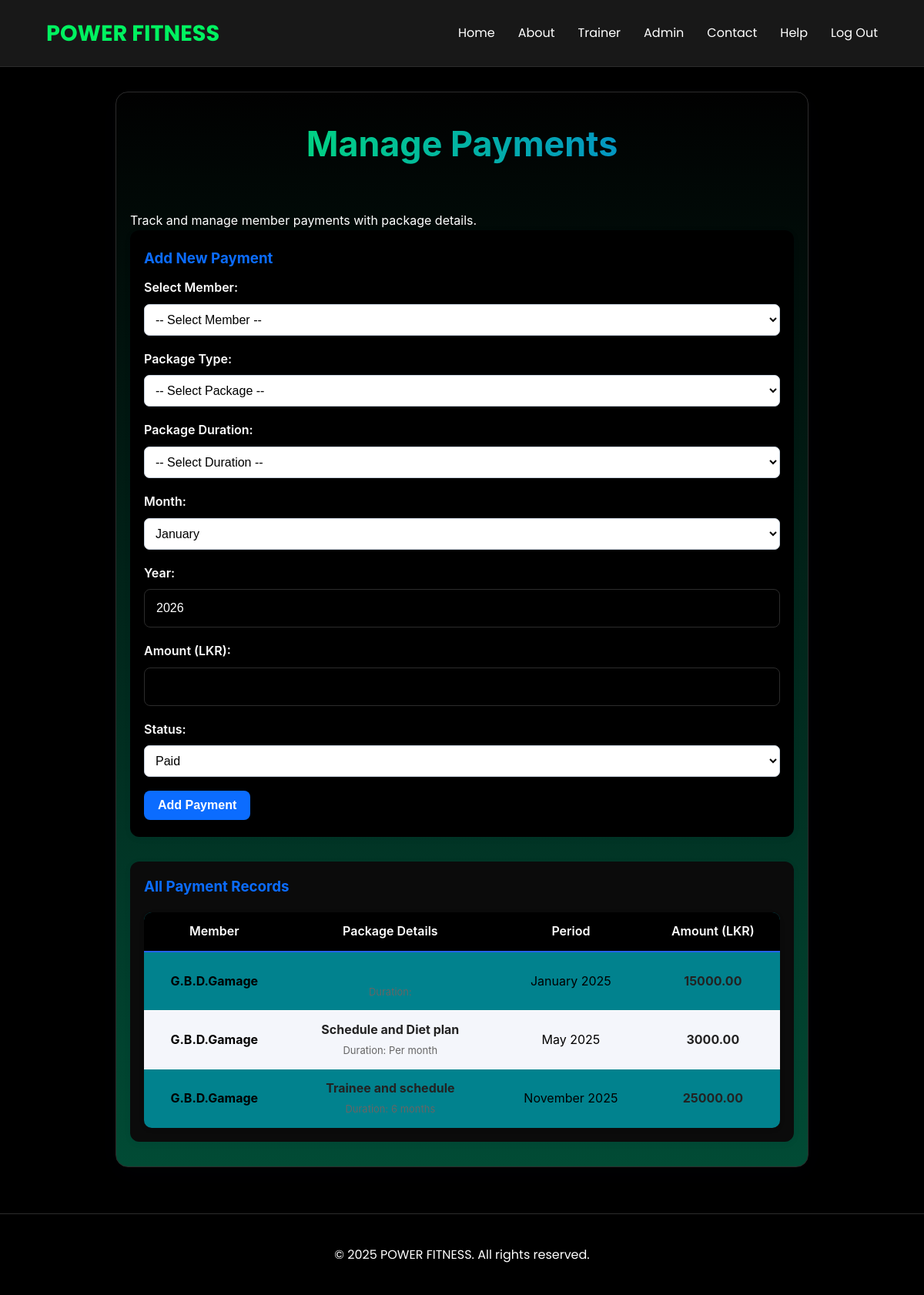
Screenshot of /manage_payments.php with the database file from the repository.
### tables this page shows
CREATE TABLE `payments` (
  `payment_id` int(11) NOT NULL,
  `user_id` int(11) NOT NULL,
  `package_type` varchar(50) DEFAULT NULL,
  `package_duration` varchar(20) DEFAULT NULL,
  `month` varchar(20) NOT NULL,
  `year` int(11) NOT NULL,
  `amount` decimal(10,2) NOT NULL,
  `status` enum('Paid','Pending') DEFAULT 'Pending'
);

CREATE TABLE `users` (
  `user_id` int(11) NOT NULL,
  `full_name` varchar(100) NOT NULL,
  `email` varchar(100) NOT NULL,
  `password_hash` varchar(255) NOT NULL,
  `phone` varchar(15) DEFAULT NULL,
  `role` enum('member','trainer','admin') NOT NULL DEFAULT 'member',
  `created_at` timestamp NOT NULL DEFAULT current_timestamp(),
  `address` varchar(255) DEFAULT NULL,
  `weight` decimal(5,2) DEFAULT NULL,
  `height` decimal(5,2) DEFAULT NULL
);

### manage_payments.php (the view, shortened to what this page needs)
<?php
include 'db.php';
?>
<!DOCTYPE html>
<html lang="en">
<head>
    <link rel="stylesheet" href="style.css">
</head>
<body>
    <?php include 'header.php'; ?>
    <main>
        <section class="admin-page">
            <h2>Manage Payments</h2>
            <p>Track and manage member payments with package details.</p>
            <div class="form-section">
                <h3>Add New Payment</h3>
                <form method="POST">
                    <div class="form-group">
                        <label for="member_id">Select Member:</label>
                        <select name="member_id" required>
                            <option value="">-- Select Member --</option>
                        </select>
                    </div>
                    <div class="form-group">
                        <label for="package_type">Package Type:</label>
                        <select name="package_type" id="package_type" required>
                            <option value="">-- Select Package --</option>
                        </select>
                    </div>
                    <div class="form-group">
                        <label for="package_duration">Package Duration:</label>
                        <select name="package_duration" id="package_duration" required>
                            <option value="">-- Select Duration --</option>
                        </select>
                    </div>
                    <div class="form-group">
                        <label for="month">Month:</label>
                        <select name="month" required>
                            <?php
                            $months = [
                                "January","February","March","April","May","June",
                                "July","August","September","October","November","December"
                            ];
                            foreach ($months as $month) {
                                echo "<option value='$month'>$month</option>";
                            }
                            ?>
                        </select>
                    </div>
                    <div class="form-group">
                        <label for="year">Year:</label>
                        <input type="number" name="year" min="2020" max="2100" value="<?= date('Y'); ?>" required>
                    </div>
                    <div class="form-group">
                        <label for="amount">Amount (LKR):</label>
                        <input type="number" name="amount" id="amount" step="0.01" required readonly>
                    </div>
                    <div class="form-group">
                        <label for="status">Status:</label>
                        <select name="status" required>
                            <option value="Paid">Paid</option>
                        </select>
                    </div>
                    <button type="submit" name="add_payment">Add Payment</button>
                </form>
            </div>
<div class="view-section">
    <h3>All Payment Records</h3>
    <table>
        <thead>
            <tr>
                <th>Member</th>
                <th>Package Details</th>
                <th>Period</th>
                <th>Amount (LKR)</th>
            </tr>
        </thead>
        <tbody>
            <?php
            $query = "SELECT p.*, u.full_name
                      FROM payments p
                      JOIN users u ON p.user_id = u.user_id
                      ORDER BY p.year DESC, FIELD(p.month,
                        'January','February','March','April','May','June',
                        'July','August','September','October','November','December')";
            $payments = $conn->query($query);
            if ($payments->num_rows > 0) {
                while ($pay = $payments->fetch_assoc()) {
                    echo "<tr>
                        <td><strong>{$pay['full_name']}</strong></td>
                        <td>
                            <b>{$pay['package_type']}</b><br>
                            <small>Duration: {$pay['package_duration']}</small>
                        </td>
                        <td>{$pay['month']} {$pay['year']}</td>
                        <td><b>{$pay['amount']}</b></td>
                    </tr>";
                }
            } else {
                echo "<tr><td colspan='4'>No payment records yet.</td></tr>";
            }
            ?>
        </tbody>
    </table>
</div>
        </section>
    </main>
    <?php include 'footer.php'; ?>
</body>
</html>

### header.php (shortened to what this page needs)
<header>
    <h1>POWER FITNESS</h1>
    <nav>
        <ul>
            <li><a href="index.html">Home</a></li>
            <li><a href="about.html">About</a></li>
            <li><a href="trainer_dashboard.php">Trainer</a></li>
            <li><a href="admin_dashboard.php">Admin</a></li>
            <li><a href="contact.html">Contact</a></li>
            <li><a href="help.html">Help</a></li>
            <?php if(isset($_SESSION['user_id'])): ?>
                <li><a href="logout.php">Log Out</a></li>
            <?php else: ?>
                <li><a href="signup.php">Sign Up</a></li>
                <li><a href="login.php">Log In</a></li>
            <?php endif; ?>
        </ul>
    </nav>
</header>

### footer.php
<footer>
    <p>&copy; 2025 POWER FITNESS. All rights reserved.</p>
</footer>

### style.css (style rules this page uses)
:root { --primary-color: #00f260; --secondary-color: #0575e6; --background-dark: #000000; --surface-color: #000000; --text-color: #ffffff; --text-secondary-color: #fefefe; --border-color: #2c2c2c; }
* { box-sizing: border-box; margin: 0; padding: 0; }
body { font-family: 'Poppins', sans-serif; background-color: var(--background-dark); color: var(--text-color); line-height: 1.6; }
header { background-color: rgba(30, 30, 30, 0.8); padding: 20px 5%; display: flex; justify-content: space-between; align-items: center; border-bottom: 1px solid var(--border-color); position: sticky; top: 0; z-index: 1000; -webkit-backdrop-filter: blur(10px); backdrop-filter: blur(10px); }
header h1 { font-size: 1.8em; font-weight: 700; color: var(--primary-color); }
nav ul { list-style: none; display: flex; }
nav li { margin-left: 30px; }
nav a { color: var(--text-color); text-decoration: none; font-size: 1em; font-weight: 400; transition: color 0.3s ease; position: relative; }
nav a::after { content: ''; position: absolute; width: 0; height: 2px; bottom: -5px; left: 0; background-color: var(--primary-color); transition: width 0.3s ease; }
main { padding: 0 5%; }
section { margin-bottom: 60px; padding: 60px 40px; border-radius: 12px; animation: fadeIn 0.8s ease-out; }
section:not(#hero) { background-color: var(--surface-color); border: 1px solid var(--border-color); }
section h2 { font-size: 2.8em; font-weight: 700; margin-bottom: 50px; text-align: center; background: linear-gradient(to right, var(--primary-color), var(--secondary-color)); -webkit-background-clip: text; background-clip: text; -webkit-text-fill-color: transparent; }
.form-group { margin-bottom: 20px; }
.form-group label { display: block; margin-bottom: 8px; font-weight: 600; color: var(--text-secondary-color); }
.form-group input, form input, form textarea { width: 100%; padding: 15px; border: 1px solid var(--border-color); background-color: var(--surface-color); border-radius: 8px; font-size: 1em; color: var(--text-color); transition: border-color 0.3s ease, box-shadow 0.3s ease; }
html { scroll-behavior: smooth; }
header { box-shadow: 0 5px 15px rgba(0, 0, 0, 0.1); }
footer { background-color: var(--surface-color); color: var(--text-secondary-color); padding: 40px 5%; text-align: center; border-top: 1px solid var(--border-color); margin-top: 60px; }
.view-section table td small { color: #666; font-size: 13px; }
.view-section table td b { color: #222; }

### manage_payments.php (style rules this page uses)
.admin-page { max-width: 900px; margin: 32px auto; padding: 32px 18px; background: linear-gradient(180deg, #010101ff, #014b35ff); border-radius: 16px; box-shadow: 0 8px 32px rgba(11,30,60,0.08); font-family: Inter, system-ui, Arial, sans-serif; }
h2, h3 { color: #0b6cff; margin-bottom: 10px; font-weight: 700; }
.form-section { background: #000000ff; padding: 22px 18px; border-radius: 12px; margin-bottom: 32px; box-shadow: 0 2px 10px rgba(11,30,60,0.06); }
.form-group { margin-bottom: 16px; }
label { display: block; font-weight: 600; margin-bottom: 6px; color: #0f172a; }
input, select { width: 100%; padding: 10px; border-radius: 7px; border: 1px solid #cbd5e1; font-size: 1em; background: #ffffffff; margin-bottom: 2px; }
button { background: #0b6cff; color: #fff; border: none; padding: 10px 18px; border-radius: 8px; font-size: 1em; font-weight: 600; cursor: pointer; box-shadow: 0 2px 8px rgba(11,30,60,0.06); transition: background 0.15s; }
.view-section { background: #0b0b0bff; padding: 18px; border-radius: 12px; box-shadow: 0 2px 10px rgba(11,30,60,0.06); }
table { width: 100%; border-collapse: separate; border-spacing: 0; margin-top: 18px; background: #01828eff; border-radius: 10px; overflow: hidden; box-shadow: 0 2px 10px rgba(11,30,60,0.04); }
th { background: #000000ff; color: #ffffffff; font-weight: 600; padding: 12px 8px; border-bottom: 2px solid #2563eb; }
td { padding: 12px 8px; text-align: center; color: #000000ff; border-bottom: 1px solid #ffffffff; }
tr:last-child td { border-bottom: none; }
tr:nth-child(even) td { background: #f4f6fb; }

### rows the page displays
payments: user.full_name "G.B.D.Gamage", month "January", year "2025", amount "15000.00"
payments: user.full_name "G.B.D.Gamage", package_type "Schedule and Diet plan", package_duration "Per month", month "May", year "2025", amount "3000.00"
payments: user.full_name "G.B.D.Gamage", package_type "Trainee and schedule", month "November", year "2025", amount "25000.00"

### other values shown
form field month "January"
